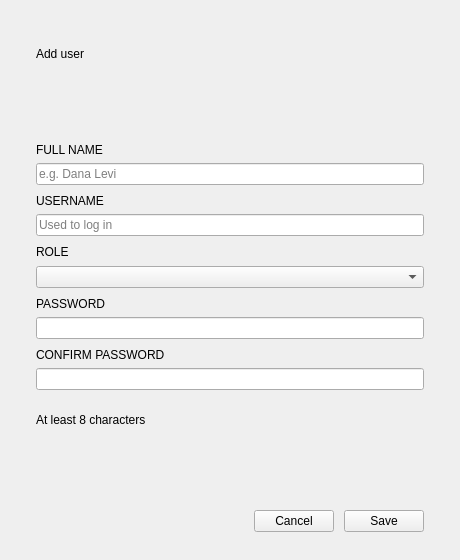
<?xml version="1.0" encoding="UTF-8"?>
<ui version="4.0">
 <class>Dialog</class>
 <widget class="QDialog" name="Dialog">
  <property name="geometry">
   <rect>
    <x>0</x>
    <y>0</y>
    <width>460</width>
    <height>560</height>
   </rect>
  </property>
  <property name="windowTitle">
   <string>Add user</string>
  </property>
  <layout class="QVBoxLayout" name="dialog_layout">
   <property name="spacing">
    <number>8</number>
   </property>
   <property name="leftMargin">
    <number>36</number>
   </property>
   <property name="topMargin">
    <number>32</number>
   </property>
   <property name="rightMargin">
    <number>36</number>
   </property>
   <property name="bottomMargin">
    <number>28</number>
   </property>
   <item>
    <widget class="QLabel" name="title_label">
     <property name="text">
      <string>Add user</string>
     </property>
     <property name="role" stdset="0">
      <string>h2</string>
     </property>
    </widget>
   </item>
   <item>
    <widget class="QLabel" name="subtitle_label">
     <property name="text">
      <string/>
     </property>
     <property name="wordWrap">
      <bool>true</bool>
     </property>
     <property name="role" stdset="0">
      <string>muted</string>
     </property>
    </widget>
   </item>
   <item>
    <spacer name="spacer_1">
     <property name="orientation">
      <enum>Qt::Vertical</enum>
     </property>
     <property name="sizeType">
      <enum>QSizePolicy::Fixed</enum>
     </property>
     <property name="sizeHint" stdset="0">
      <size>
       <width>20</width>
       <height>8</height>
      </size>
     </property>
    </spacer>
   </item>
   <item>
    <layout class="QVBoxLayout" name="full_name">
     <property name="spacing">
      <number>6</number>
     </property>
     <item>
      <widget class="QLabel" name="full_name_caption">
       <property name="text">
        <string>FULL NAME</string>
       </property>
       <property name="role" stdset="0">
        <string>caption</string>
       </property>
      </widget>
     </item>
     <item>
      <widget class="QLineEdit" name="full_name_input">
       <property name="placeholderText">
        <string>e.g. Dana Levi</string>
       </property>
       <property name="clearButtonEnabled">
        <bool>true</bool>
       </property>
      </widget>
     </item>
    </layout>
   </item>
   <item>
    <layout class="QVBoxLayout" name="username">
     <property name="spacing">
      <number>6</number>
     </property>
     <item>
      <widget class="QLabel" name="username_caption">
       <property name="text">
        <string>USERNAME</string>
       </property>
       <property name="role" stdset="0">
        <string>caption</string>
       </property>
      </widget>
     </item>
     <item>
      <widget class="QLineEdit" name="username_input">
       <property name="placeholderText">
        <string>Used to log in</string>
       </property>
       <property name="clearButtonEnabled">
        <bool>true</bool>
       </property>
      </widget>
     </item>
    </layout>
   </item>
   <item>
    <layout class="QVBoxLayout" name="role">
     <property name="spacing">
      <number>6</number>
     </property>
     <item>
      <widget class="QLabel" name="role_caption">
       <property name="text">
        <string>ROLE</string>
       </property>
       <property name="role" stdset="0">
        <string>caption</string>
       </property>
      </widget>
     </item>
     <item>
      <widget class="QComboBox" name="role_combo">
       <property name="minimumSize">
        <size>
         <width>200</width>
         <height>0</height>
        </size>
       </property>
       <property name="cursor">
        <cursorShape>PointingHandCursor</cursorShape>
       </property>
      </widget>
     </item>
    </layout>
   </item>
   <item>
    <layout class="QVBoxLayout" name="password">
     <property name="spacing">
      <number>6</number>
     </property>
     <item>
      <widget class="QLabel" name="password_caption">
       <property name="text">
        <string>PASSWORD</string>
       </property>
       <property name="role" stdset="0">
        <string>caption</string>
       </property>
      </widget>
     </item>
     <item>
      <widget class="QLineEdit" name="password_input">
       <property name="echoMode">
        <enum>QLineEdit::Password</enum>
       </property>
       <property name="placeholderText">
        <string/>
       </property>
       <property name="clearButtonEnabled">
        <bool>true</bool>
       </property>
      </widget>
     </item>
    </layout>
   </item>
   <item>
    <layout class="QVBoxLayout" name="confirm_password">
     <property name="spacing">
      <number>6</number>
     </property>
     <item>
      <widget class="QLabel" name="confirm_password_caption">
       <property name="text">
        <string>CONFIRM PASSWORD</string>
       </property>
       <property name="role" stdset="0">
        <string>caption</string>
       </property>
      </widget>
     </item>
     <item>
      <widget class="QLineEdit" name="confirm_password_input">
       <property name="echoMode">
        <enum>QLineEdit::Password</enum>
       </property>
       <property name="placeholderText">
        <string/>
       </property>
       <property name="clearButtonEnabled">
        <bool>true</bool>
       </property>
      </widget>
     </item>
    </layout>
   </item>
   <item>
    <widget class="QLabel" name="password_hint_label">
     <property name="text">
      <string>At least 8 characters</string>
     </property>
     <property name="role" stdset="0">
      <string>muted</string>
     </property>
    </widget>
   </item>
   <item>
    <widget class="QLabel" name="error_label">
     <property name="text">
      <string/>
     </property>
     <property name="wordWrap">
      <bool>true</bool>
     </property>
     <property name="role" stdset="0">
      <string>error</string>
     </property>
    </widget>
   </item>
   <item>
    <spacer name="spacer_2">
     <property name="orientation">
      <enum>Qt::Vertical</enum>
     </property>
     <property name="sizeType">
      <enum>QSizePolicy::Fixed</enum>
     </property>
     <property name="sizeHint" stdset="0">
      <size>
       <width>20</width>
       <height>10</height>
      </size>
     </property>
    </spacer>
   </item>
   <item>
    <layout class="QHBoxLayout" name="buttons_layout">
     <property name="spacing">
      <number>10</number>
     </property>
     <item>
      <spacer name="spacer_3">
       <property name="orientation">
        <enum>Qt::Horizontal</enum>
       </property>
       <property name="sizeHint" stdset="0">
        <size>
         <width>40</width>
         <height>20</height>
        </size>
       </property>
      </spacer>
     </item>
     <item>
      <widget class="QPushButton" name="cancel_btn">
       <property name="text">
        <string>Cancel</string>
       </property>
       <property name="cursor">
        <cursorShape>PointingHandCursor</cursorShape>
       </property>
       <property name="autoDefault">
        <bool>false</bool>
       </property>
      </widget>
     </item>
     <item>
      <widget class="QPushButton" name="save_btn">
       <property name="text">
        <string>Save</string>
       </property>
       <property name="cursor">
        <cursorShape>PointingHandCursor</cursorShape>
       </property>
       <property name="autoDefault">
        <bool>false</bool>
       </property>
       <property name="variant" stdset="0">
        <string>primary</string>
       </property>
      </widget>
     </item>
    </layout>
   </item>
  </layout>
 </widget>
 <resources/>
 <connections/>
</ui>
